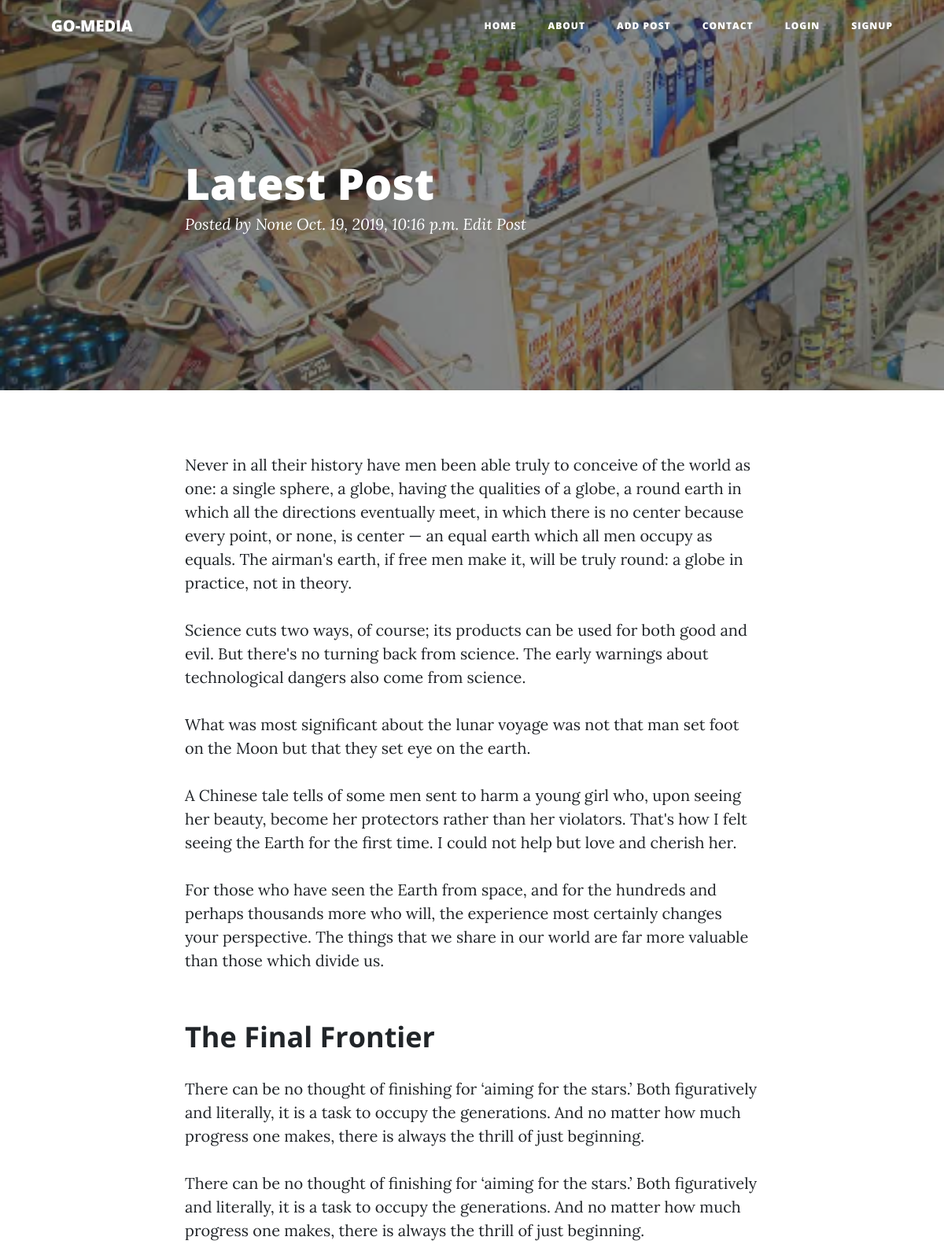
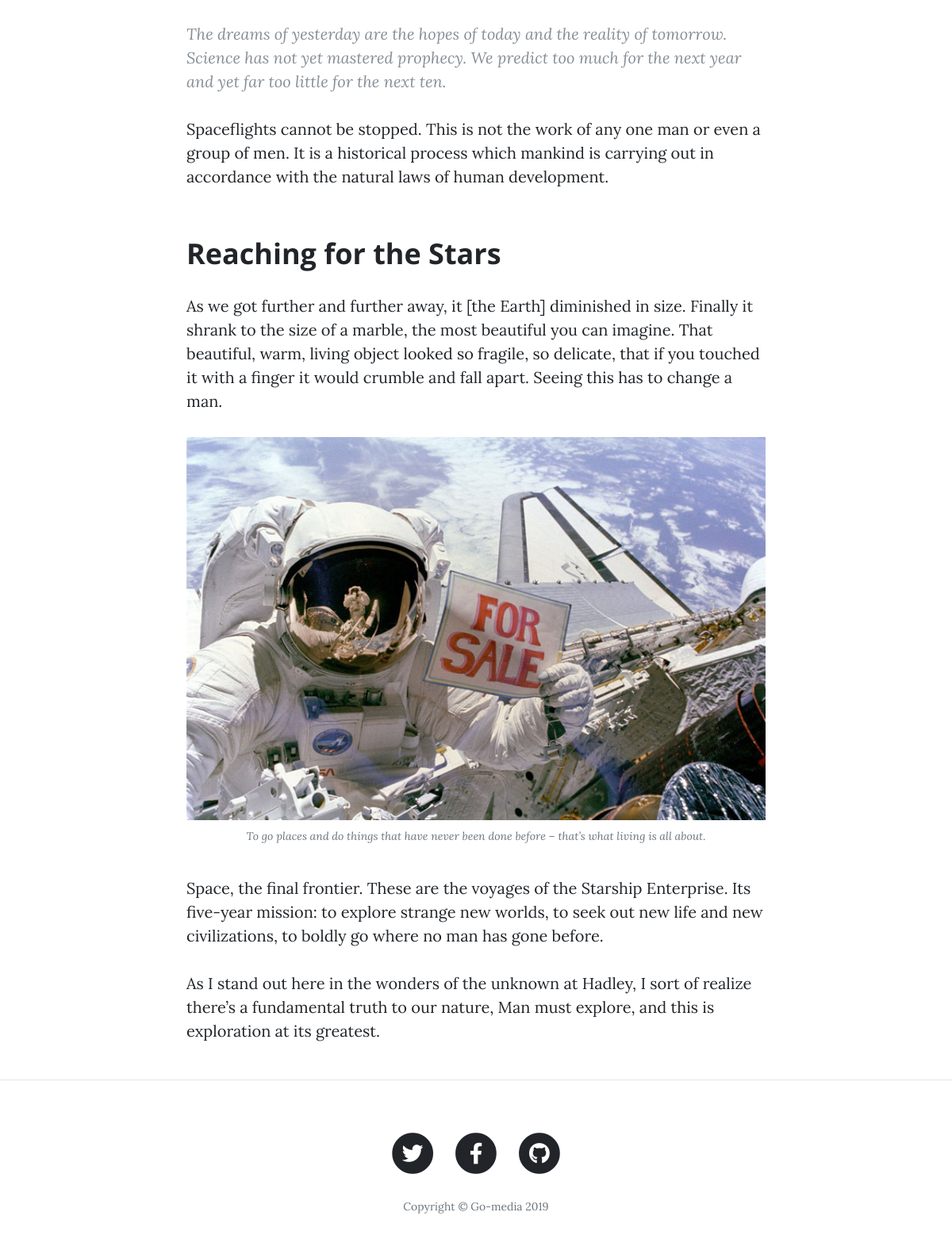
The app's page /latest-post/ with its own data (2 pictures, top to bottom).
### posts/models.py (models this page shows, shortened)
class Post(models.Model):
    title = models.CharField(max_length = 200)
    slug = models.SlugField(allow_unicode = True, unique = True)
    text = models.TextField()
    featured_image = models.ImageField(upload_to = 'images', default='/images/gig.png')
    publish_date = models.DateTimeField(auto_now = True)
    user = models.ForeignKey(User, related_name = 'posts', null = True, on_delete=models.CASCADE)
    class Meta:
        ordering = ['-publish_date']

### posts/views.py (the view)
# urls.py: path('<slug:slug>/', views.PostDetail.as_view(), name = 'detail'),
class PostDetail(generic.DetailView):
    model = Post

### posts/templates/posts/post_detail.html (shortened to what this page needs)
{% extends 'base.html' %}
{% block content %}
<header class="masthead" style="background-image: url({{ post.featured_image.url }})">
  <div class="overlay"></div>
    <div class="container">
      <div class="row">
        <div class="col-lg-8 col-md-10 mx-auto">
          <div class="post-heading">
            <h1>{{post.title}}</h1>
            <span class="meta">Posted by
              <a href="#">{{post.user}}</a>
              {{ post.publish_date }} <a href="{% url 'posts:edit' slug=post.slug %}">Edit Post</a>
            </span>
          </div>
        </div>
      </div>
    </div>
  </header>
  <article>
    <div class="container">
      <div class="row">
        <div class="col-lg-8 col-md-10 mx-auto">
          <p>Never in all their history have men been able truly to conceive of the world as one: a single sphere, a globe, having the qualities of a globe, a round earth in which all the directions eventually meet, in which there is no center because every point, or none, is center — an equal earth which all men occupy as equals. The airman's earth, if free men make it, will be truly round: a globe in practice, not in theory.</p>
          <p>Science cuts two ways, of course; its products can be used for both good and evil. But there's no turning back from science. The early warnings about technological dangers also come from science.</p>
          <p>What was most significant about the lunar voyage was not that man set foot on the Moon but that they set eye on the earth.</p>
          <p>A Chinese tale tells of some men sent to harm a young girl who, upon seeing her beauty, become her protectors rather than her violators. That's how I felt seeing the Earth for the first time. I could not help but love and cherish her.</p>
          <p>For those who have seen the Earth from space, and for the hundreds and perhaps thousands more who will, the experience most certainly changes your perspective. The things that we share in our world are far more valuable than those which divide us.</p>
          <h2 class="section-heading">The Final Frontier</h2>
          <p>There can be no thought of finishing for ‘aiming for the stars.’ Both figuratively and literally, it is a task to occupy the generations. And no matter how much progress one makes, there is always the thrill of just beginning.</p>
          <p>There can be no thought of finishing for ‘aiming for the stars.’ Both figuratively and literally, it is a task to occupy the generations. And no matter how much progress one makes, there is always the thrill of just beginning.</p>
          <blockquote class="blockquote">The dreams of yesterday are the hopes of today and the reality of tomorrow. Science has not yet mastered prophecy. We predict too much for the next year and yet far too little for the next ten.</blockquote>
          <p>Spaceflights cannot be stopped. This is not the work of any one man or even a group of men. It is a historical process which mankind is carrying out in accordance with the natural laws of human development.</p>
          <h2 class="section-heading">Reaching for the Stars</h2>
          <p>As we got further and further away, it [the Earth] diminished in size. Finally it shrank to the size of a marble, the most beautiful you can imagine. That beautiful, warm, living object looked so fragile, so delicate, that if you touched it with a finger it would crumble and fall apart. Seeing this has to change a man.</p>
          <a href="#">
            <img class="img-fluid" src="img/post-sample-image.jpg" alt="">
          </a>
          <span class="caption text-muted">To go places and do things that have never been done before – that’s what living is all about.</span>
          <p>Space, the final frontier. These are the voyages of the Starship Enterprise. Its five-year mission: to explore strange new worlds, to seek out new life and new civilizations, to boldly go where no man has gone before.</p>
          <p>As I stand out here in the wonders of the unknown at Hadley, I sort of realize there’s a fundamental truth to our nature, Man must explore, and this is exploration at its greatest.</p>
        </div>
      </div>
    </div>
  </article>
  <hr>
{% endblock %}

### records on screen
Post: featured_image (picture), title "Latest Post", user "None", publish_date "Oct. 19, 2019, 10:16 p.m."
